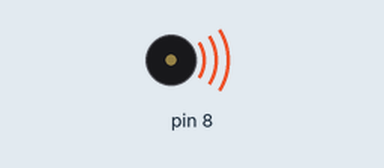
Recording of a sketch running on a simulated Arduino Uno, built with avr-gcc and run on an emulated ATmega328P. Shown: buzzer (waves = sounding).

Above: at 0.4 s.
At 4.7 s:
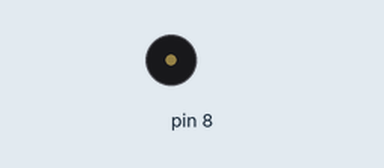
Timing chart, 0 to 6.0 s (numbered marks = the images above):
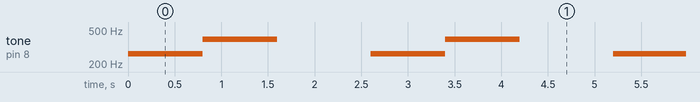

The sketch:

estrellita.ino
```cpp
// Sesion 5 - Estrellita, ¿donde estas?
// Buzzer en el pin 8: la patita + al pin, la otra a GND.

void setup() { }  // nada que preparar: tone() se encarga de todo

void loop() {
  tone(8, 262);   // do
  delay(400);
  tone(8, 262);   // do
  delay(400);
  tone(8, 392);   // sol
  delay(400);
  tone(8, 392);   // sol
  delay(400);

  // TU TURNO: faltan tres notas...
  // la (440), la (440) y un sol (392) mas largo.

  noTone(8);      // silencio
  delay(1000);    // un respiro antes de repetir
}
```

Measured:
- by itself, tone on pin 8: repeats every 2.6 s: 392 Hz 0.80 s, silent 1.0 s, 262 Hz 0.80 s
